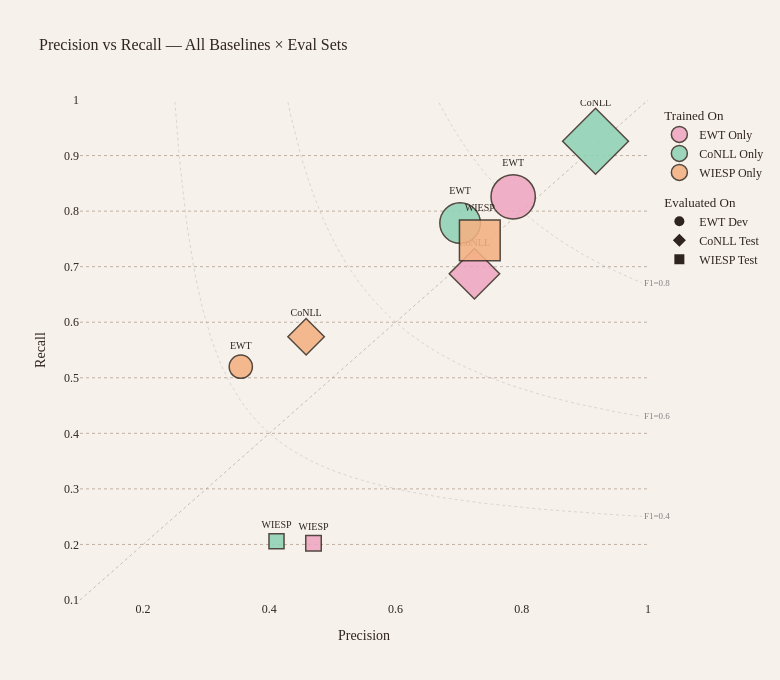

Here is the notebook cell this chart was saved with:
### Markdown cell above
## Cell 9 — Plot 5: Precision–Recall Bubble Chart

Bubble position encodes precision (x) and recall (y); bubble area encodes F1. Marker shape encodes the evaluation domain (circle = EWT, diamond = CoNLL, square = WIESP) while colour encodes the training domain. Clusters of a single colour near the P=R diagonal indicate a well-calibrated model; large gaps between shapes of the same colour reveal how domain shift hurts precision versus recall asymmetrically.

### Code cell
import plotly.graph_objects as go

# ── Data prep ─────────────────────────────────────────────────────────────────
symbol_map  = {"ewt_dev": "circle", "conll_test": "diamond", "astro_test": "square"}
eval_abbrev = {"ewt_dev": "EWT",    "conll_test": "CoNLL",   "astro_test": "WIESP"}

rows_b = []
for b in BASELINES_ORDER:
    for es in EVALSETS_ORDER:
        r = agg_df[(agg_df["exp_name"] == b) & (agg_df["eval_set"] == es)].iloc[0]
        rows_b.append({
            "exp_name":       b,
            "eval_set":       es,
            "baseline_label": EXPNAME_LABELS[b],
            "eval_label":     EVALSET_LABELS[es],
            "precision_mean": float(r[f"{PRECISION_COL}_mean"]),
            "precision_std":  float(r[f"{PRECISION_COL}_std"]),
            "recall_mean":    float(r[f"{RECALL_COL}_mean"]),
            "recall_std":     float(r[f"{RECALL_COL}_std"]),
            "f1_mean":        float(r[f"{F1_COL}_mean"]),
            "f1_std":         float(r[f"{F1_COL}_std"]),
        })
pr_df = pd.DataFrame(rows_b)

fig = go.Figure()

# ── Iso-F1 curves ─────────────────────────────────────────────────────────────
for f1_iso in [0.4, 0.6, 0.8]:
    p_arr = np.linspace(0.01, 0.99, 400)
    denom = 2 * p_arr - f1_iso
    mask  = denom > 1e-6
    p_v   = p_arr[mask]
    r_v   = (f1_iso * p_v) / denom[mask]
    valid = (r_v > 0.05) & (r_v < 1.05)
    p_v, r_v = p_v[valid], r_v[valid]
    fig.add_trace(go.Scatter(
        x=p_v, y=r_v, mode="lines",
        line=dict(color="grey", dash="dot", width=1),
        opacity=0.25, showlegend=False, hoverinfo="skip",
    ))
    if len(p_v):
        fig.add_annotation(
            x=float(p_v[-1]), y=float(r_v[-1]),
            text=f"F1={f1_iso}", showarrow=False,
            font=dict(size=9, color="grey", family="serif"), xanchor="left",
        )

# ── P=R reference diagonal ────────────────────────────────────────────────────
fig.add_trace(go.Scatter(
    x=[0, 1], y=[0, 1], mode="lines",
    line=dict(color="#8b6f5a", dash="dot", width=1),
    opacity=0.4, showlegend=False, hoverinfo="skip",
))

# ── Domain bubble traces ───────────────────────────────────────────────────────
for b in BASELINES_ORDER:
    sub = (
        pr_df[pr_df["exp_name"] == b]
        .set_index("eval_set").loc[EVALSETS_ORDER].reset_index()
    )
    b_color = DOMAIN_COLORS[EXPNAME_TO_DOMAIN[b]]
    b_label = EXPNAME_LABELS[b]

    customdata = np.array([
        [r["baseline_label"], r["eval_label"],
         r["precision_mean"], r["precision_std"],
         r["recall_mean"],    r["recall_std"],
         r["f1_mean"],        r["f1_std"]]
        for _, r in sub.iterrows()
    ], dtype=object)

    fig.add_trace(go.Scatter(
        x=sub["precision_mean"].tolist(),
        y=sub["recall_mean"].tolist(),
        mode="markers+text",
        name=b_label,
        marker=dict(
            size=(sub["f1_mean"] * 55).tolist(),
            color=b_color,
            symbol=[symbol_map[es] for es in sub["eval_set"]],
            line=dict(color="#3d3128", width=1.5),
            opacity=0.88,
        ),
        text=[eval_abbrev[es] for es in sub["eval_set"]],
        textposition="top center",
        textfont=dict(size=10, family="serif"),
        customdata=customdata,
        hovertemplate=(
            "<b>%{customdata[0]} → %{customdata[1]}</b><br>"
            "Precision : %{customdata[2]:.3f} ± %{customdata[3]:.3f}<br>"
            "Recall    : %{customdata[4]:.3f} ± %{customdata[5]:.3f}<br>"
            "F1        : %{customdata[6]:.3f} ± %{customdata[7]:.3f}<br>"
            "<extra></extra>"
        ),
        legendgroup="training",
        legendgrouptitle_text="Trained On" if b == BASELINES_ORDER[0] else None,
    ))

# ── Dummy traces — symbol legend for eval domain ──────────────────────────────
for i, (es, sym) in enumerate([
    ("ewt_dev",    "circle"),
    ("conll_test", "diamond"),
    ("astro_test", "square"),
]):
    fig.add_trace(go.Scatter(
        x=[None], y=[None], mode="markers",
        marker=dict(symbol=sym, size=10, color=DARK),
        name=EVALSET_LABELS[es],
        showlegend=True,
        legendgroup="eval",
        legendgrouptitle_text="Evaluated On" if i == 0 else None,
    ))

fig.update_layout(
    title=dict(text="Precision vs Recall — All Baselines × Eval Sets",
               font=dict(size=16, family="serif")),
    plot_bgcolor=BG, paper_bgcolor=BG,
    font=dict(color=DARK, family="serif"),
    xaxis=dict(title="Precision", range=[0.1, 1.0]),
    yaxis=dict(title="Recall",    range=[0.1, 1.0]),
    width=780, height=680,
)
fig.update_xaxes(showgrid=False, zeroline=False)
fig.update_yaxes(
    showgrid=True, gridcolor="#8b6f5a", gridwidth=0.5, griddash="dot",
    zeroline=False,
)
fig.show()

### Figure 1 — Plotly figure (JSON) as saved in the notebook; plotly's stock layout.template omitted (floating-point values rounded to 4 significant figures; data arrays with more than 128 entries replaced by an {"elided": "..."} marker saying what was removed)
{"data": [{"hoverinfo": "skip", "line": {"color": "grey", "dash": "dot", "width": 1}, "mode": "lines", "opacity": 0.25, "showlegend": false, "type": "scatter", "x": {"elided": "303 float values"}, "y": {"elided": "303 float values"}}, {"hoverinfo": "skip", "line": {"color": "grey", "dash": "dot", "width": 1}, "mode": "lines", "opacity": 0.25, "showlegend": false, "type": "scatter", "x": {"elided": "233 float values"}, "y": {"elided": "233 float values"}}, {"hoverinfo": "skip", "line": {"color": "grey", "dash": "dot", "width": 1}, "mode": "lines", "opacity": 0.25, "showlegend": false, "type": "scatter", "x": {"elided": "140 float values"}, "y": {"elided": "140 float values"}}, {"hoverinfo": "skip", "line": {"color": "#8b6f5a", "dash": "dot", "width": 1}, "mode": "lines", "opacity": 0.4, "showlegend": false, "type": "scatter", "x": [0, 1], "y": [0, 1]}, {"customdata": [["EWT Only", "EWT Dev", 0.7864, 0.02053, 0.8257, 0.02292, 0.8052, 0.002471], ["EWT Only", "CoNLL Test", 0.725, 0.01622, 0.6872, 0.00868, 0.7055, 0.005707], ["EWT Only", "WIESP Test", 0.47, 0.02131, 0.202, 0.02132, 0.2823, 0.02389]], "hovertemplate": "<b>%{customdata[0]} → %{customdata[1]}</b><br>Precision : %{customdata[2]:.3f} ± %{customdata[3]:.3f}<br>Recall    : %{customdata[4]:.3f} ± %{customdata[5]:.3f}<br>F1        : %{customdata[6]:.3f} ± %{customdata[7]:.3f}<br><extra></extra>", "legendgroup": "training", "legendgrouptitle": {"text": "Trained On"}, "marker": {"color": "#EFA6C1", "line": {"color": "#3d3128", "width": 1.5}, "opacity": 0.88, "size": [44.29, 38.8, 15.53], "symbol": ["circle", "diamond", "square"]}, "mode": "markers+text", "name": "EWT Only", "text": ["EWT", "CoNLL", "WIESP"], "textfont": {"family": "serif", "size": 10}, "textposition": "top center", "type": "scatter", "x": [0.7864, 0.725, 0.47], "y": [0.8257, 0.6872, 0.202]}, {"customdata": [["CoNLL Only", "EWT Dev", 0.7023, 0.01657, 0.7785, 0.009025, 0.7383, 0.006843], ["CoNLL Only", "CoNLL Test", 0.9169, 0.008452, 0.9258, 0.0008087, 0.9213, 0.004228], ["CoNLL Only", "WIESP Test", 0.4114, 0.0462, 0.2056, 0.01422, 0.2735, 0.01698]], "hovertemplate": "<b>%{customdata[0]} → %{customdata[1]}</b><br>Precision : %{customdata[2]:.3f} ± %{customdata[3]:.3f}<br>Recall    : %{customdata[4]:.3f} ± %{customdata[5]:.3f}<br>F1        : %{customdata[6]:.3f} ± %{customdata[7]:.3f}<br><extra></extra>", "legendgroup": "training", "marker": {"color": "#8FD3B6", "line": {"color": "#3d3128", "width": 1.5}, "opacity": 0.88, "size": [40.61, 50.67, 15.04], "symbol": ["circle", "diamond", "square"]}, "mode": "markers+text", "name": "CoNLL Only", "text": ["EWT", "CoNLL", "WIESP"], "textfont": {"family": "serif", "size": 10}, "textposition": "top center", "type": "scatter", "x": [0.7023, 0.9169, 0.4114], "y": [0.7785, 0.9258, 0.2056]}, {"customdata": [["WIESP Only", "EWT Dev", 0.3548, 0.02247, 0.52, 0.04417, 0.4218, 0.03039], ["WIESP Only", "CoNLL Test", 0.4583, 0.002508, 0.5739, 0.008676, 0.5096, 0.002624], ["WIESP Only", "WIESP Test", 0.7335, 0.005765, 0.7474, 0.004768, 0.7404, 0.001522]], "hovertemplate": "<b>%{customdata[0]} → %{customdata[1]}</b><br>Precision : %{customdata[2]:.3f} ± %{customdata[3]:.3f}<br>Recall    : %{customdata[4]:.3f} ± %{customdata[5]:.3f}<br>F1        : %{customdata[6]:.3f} ± %{customdata[7]:.3f}<br><extra></extra>", "legendgroup": "training", "marker": {"color": "#F4B183", "line": {"color": "#3d3128", "width": 1.5}, "opacity": 0.88, "size": [23.2, 28.03, 40.72], "symbol": ["circle", "diamond", "square"]}, "mode": "markers+text", "name": "WIESP Only", "text": ["EWT", "CoNLL", "WIESP"], "textfont": {"family": "serif", "size": 10}, "textposition": "top center", "type": "scatter", "x": [0.3548, 0.4583, 0.7335], "y": [0.52, 0.5739, 0.7474]}, {"legendgroup": "eval", "legendgrouptitle": {"text": "Evaluated On"}, "marker": {"color": "#2f241f", "size": 10, "symbol": "circle"}, "mode": "markers", "name": "EWT Dev", "showlegend": true, "type": "scatter", "x": [null], "y": [null]}, {"legendgroup": "eval", "marker": {"color": "#2f241f", "size": 10, "symbol": "diamond"}, "mode": "markers", "name": "CoNLL Test", "showlegend": true, "type": "scatter", "x": [null], "y": [null]}, {"legendgroup": "eval", "marker": {"color": "#2f241f", "size": 10, "symbol": "square"}, "mode": "markers", "name": "WIESP Test", "showlegend": true, "type": "scatter", "x": [null], "y": [null]}], "layout": {"annotations": [{"font": {"color": "grey", "family": "serif", "size": 9}, "showarrow": false, "text": "F1=0.4", "x": 0.99, "xanchor": "left", "y": 0.2506}, {"font": {"color": "grey", "family": "serif", "size": 9}, "showarrow": false, "text": "F1=0.6", "x": 0.99, "xanchor": "left", "y": 0.4304}, {"font": {"color": "grey", "family": "serif", "size": 9}, "showarrow": false, "text": "F1=0.8", "x": 0.99, "xanchor": "left", "y": 0.6712}], "font": {"color": "#2f241f", "family": "serif"}, "height": 680, "paper_bgcolor": "#f6f1eb", "plot_bgcolor": "#f6f1eb", "title": {"font": {"family": "serif", "size": 16}, "text": "Precision vs Recall — All Baselines × Eval Sets"}, "width": 780, "xaxis": {"range": [0.1, 1], "showgrid": false, "title": {"text": "Precision"}, "zeroline": false}, "yaxis": {"gridcolor": "#8b6f5a", "griddash": "dot", "gridwidth": 0.5, "range": [0.1, 1], "showgrid": true, "title": {"text": "Recall"}, "zeroline": false}}}
